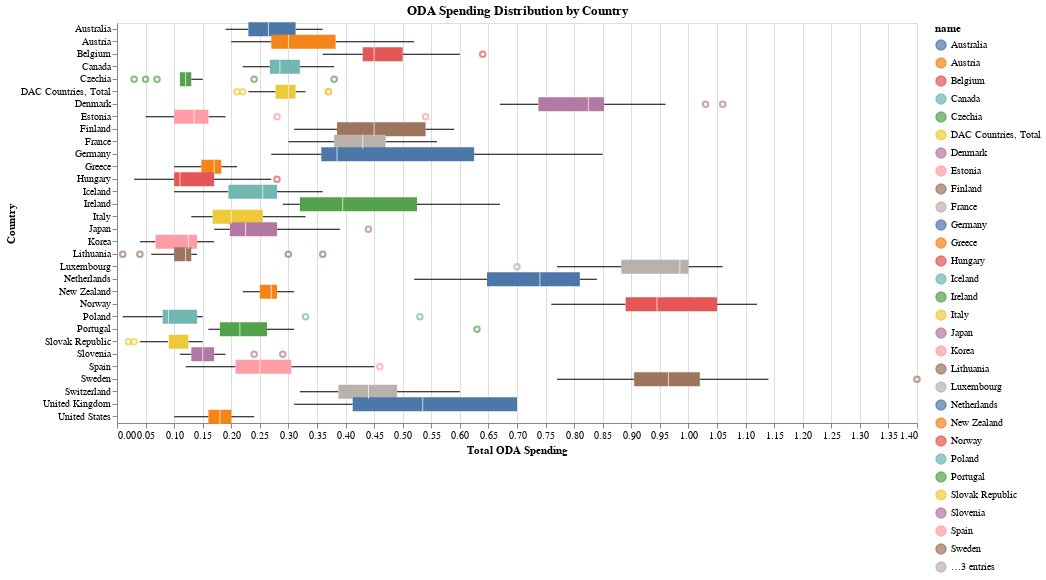

Here is the notebook cell this chart was saved with:
### Code cell
boxplot = alt.Chart(global_aid).mark_boxplot().encode(
    y=alt.Y('name:N', title='Country'),
    x=alt.X('ODA/GNI (right-axis)', title='Total ODA Spending'),
    color='name:N'
).properties(
    width=800,
    height=400,
    title='ODA Spending Distribution by Country'
)

boxplot

### Figure 1 — Vega-Lite specification as saved in the notebook (floating-point values rounded to 4 significant figures; data arrays with more than 128 entries replaced by an {"elided": "..."} marker saying what was removed)
{"config": {"view": {"continuousWidth": 300, "continuousHeight": 300}}, "data": {"name": "data-b33301691116a3277459b5a8ac74aae4"}, "mark": {"type": "boxplot"}, "encoding": {"color": {"field": "name", "type": "nominal"}, "x": {"field": "ODA/GNI (right-axis)", "title": "Total ODA Spending", "type": "quantitative"}, "y": {"field": "name", "title": "Country", "type": "nominal"}}, "height": 400, "title": "ODA Spending Distribution by Country", "width": 800, "$schema": "https://vega.github.io/schema/vega-lite/v5.20.1.json", "datasets": {"data-b33301691116a3277459b5a8ac74aae4": {"elided": "783 records"}}}
